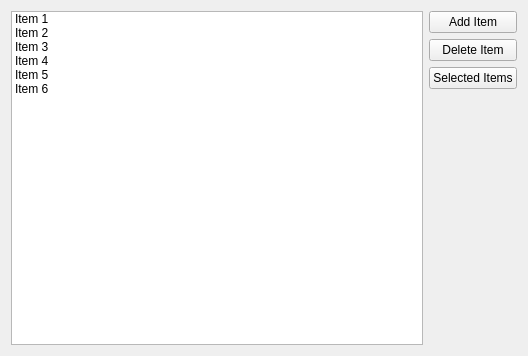
<?xml version="1.0" encoding="UTF-8"?>
<ui version="4.0">
 <class>Widget</class>
 <widget class="QWidget" name="Widget">
  <property name="geometry">
   <rect>
    <x>0</x>
    <y>0</y>
    <width>528</width>
    <height>356</height>
   </rect>
  </property>
  <property name="windowTitle">
   <string>Widget</string>
  </property>
  <layout class="QHBoxLayout" name="horizontalLayout">
   <item>
    <widget class="QListWidget" name="listWidget">
     <item>
      <property name="text">
       <string>Item 1</string>
      </property>
     </item>
     <item>
      <property name="text">
       <string>Item 2</string>
      </property>
     </item>
     <item>
      <property name="text">
       <string>Item 3</string>
      </property>
     </item>
     <item>
      <property name="text">
       <string>Item 4</string>
      </property>
     </item>
     <item>
      <property name="text">
       <string>Item 5</string>
      </property>
     </item>
     <item>
      <property name="text">
       <string>Item 6</string>
      </property>
     </item>
    </widget>
   </item>
   <item>
    <layout class="QVBoxLayout" name="verticalLayout">
     <item>
      <widget class="QPushButton" name="addItemButton">
       <property name="text">
        <string>Add Item</string>
       </property>
      </widget>
     </item>
     <item>
      <widget class="QPushButton" name="deleteItemButton">
       <property name="text">
        <string>Delete Item</string>
       </property>
      </widget>
     </item>
     <item>
      <widget class="QPushButton" name="selectedItemButtons">
       <property name="text">
        <string>Selected Items</string>
       </property>
      </widget>
     </item>
     <item>
      <spacer name="verticalSpacer">
       <property name="orientation">
        <enum>Qt::Vertical</enum>
       </property>
       <property name="sizeHint" stdset="0">
        <size>
         <width>20</width>
         <height>108</height>
        </size>
       </property>
      </spacer>
     </item>
    </layout>
   </item>
  </layout>
 </widget>
 <layoutdefault spacing="6" margin="11"/>
 <resources/>
 <connections/>
</ui>
